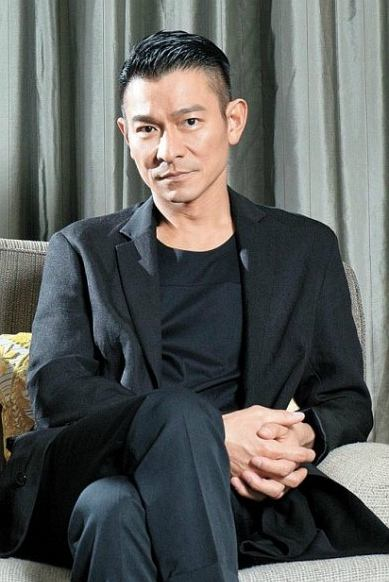
#> input picture liudehua.jpg, 389 x 582 px
$ python chapter2.py
#> lines starting #> are read from the running program, lines starting #| are printed output that depends on the picture; after the words box and inside, x2 and y2 are one past the last pixel; in counts of white or black regions, pixels touching at a corner belong together
import cv2
import numpy as np
img = cv2.imread("liudehua.jpg")
#> img is the input picture: shape (582, 389, 3); mean B, G, R 91.6, 93.5, 91
#转灰度图
imgGray = cv2.cvtColor(img,cv2.COLOR_BGR2GRAY)
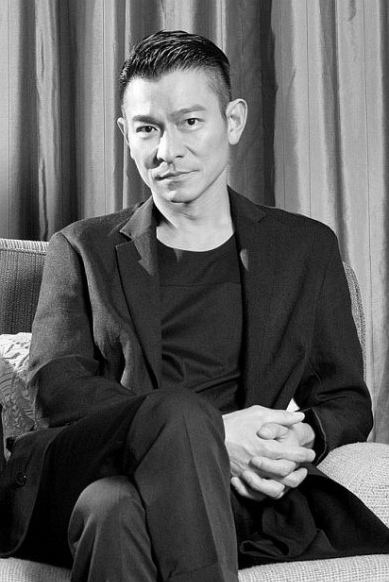
#> imgGray: shape (582, 389); min 0, max 255, mean 92.5

#二值化图
ret, imgBinary = cv2.threshold(imgGray,127,255,cv2.THRESH_BINARY)
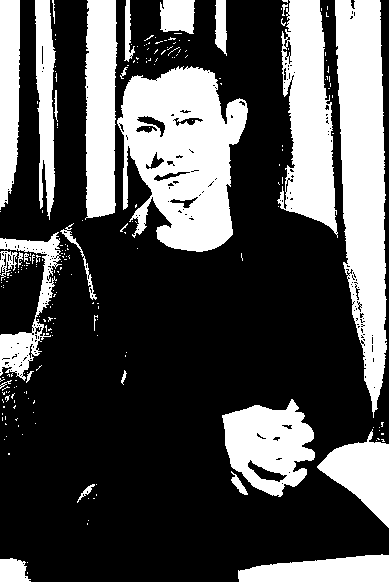
#> imgBinary: shape (582, 389); 31.8% white; 230 white regions (202 under 20 px), largest, box (x1, y1, x2, y2) and area: (117, 66, 248, 252) 15885, (335, 0, 387, 418) 14846, (277, 0, 338, 238) 8980
# 高斯模糊
kernel = np.ones((5,5),np.uint8)
Blur = cv2.GaussianBlur(imgGray,(5,5),1)
# 边缘检测
imgCanny = cv2.Canny(imgGray,127,255)
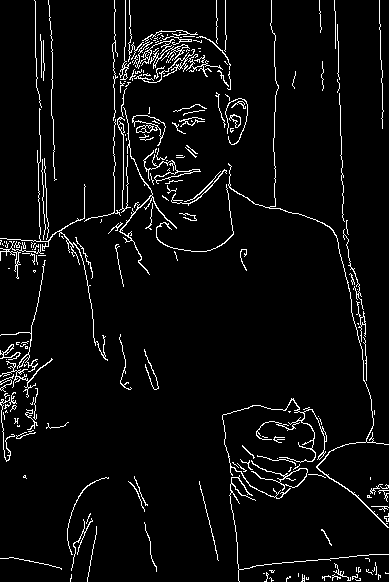
#> imgCanny: shape (582, 389); 4.7% white in thin lines or dots

# 膨胀 dialation
imgDilation = cv2.dilate(imgCanny,kernel)
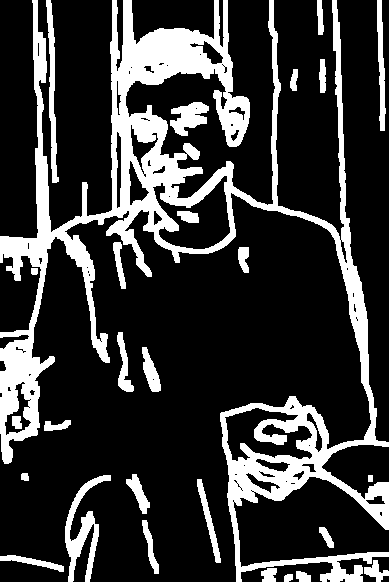
#> imgDilation: shape (582, 389); 21.6% white; 27 white regions, largest, box (x1, y1, x2, y2) and area: (0, 0, 389, 582) 39931, (65, 475, 111, 582) 1543, (46, 0, 59, 183) 990

# 腐蚀 errsion
imgErode = cv2.erode(imgDilation,kernel)
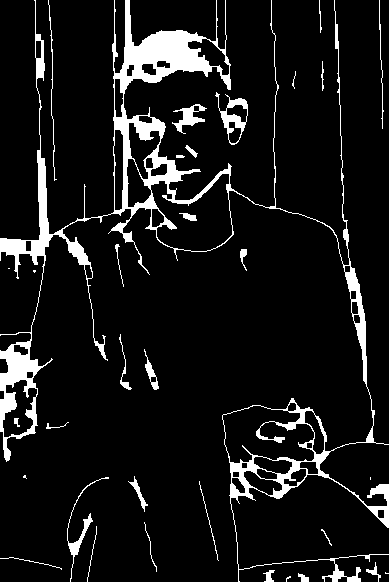
#> imgErode: shape (582, 389); 9% white; 33 white regions (6 under 20 px), largest, box (x1, y1, x2, y2) and area: (0, 0, 389, 582) 17362, (215, 92, 248, 145) 532, (67, 477, 109, 582) 387

# 截取 crop
print(imgGray.shape)
#| (582, 389)
imgCrop = imgGray[200:500,100:300]
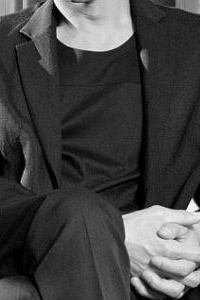
#> imgCrop: shape (300, 200); min 0, max 254, mean 67.7

cv2.imshow("origin",img)
cv2.imshow("gary",imgGray)
cv2.imshow("binary",imgBinary)
cv2.imshow("blur",Blur)
cv2.imshow("Canny",imgCanny)
cv2.imshow("Dilation",imgDilation)
cv2.imshow(
    "Errosion",imgErode
)
cv2.imshow("Crop",imgCrop)
cv2.waitKeyEx(0)

$ run again, with page.jpg copied over liudehua.jpg
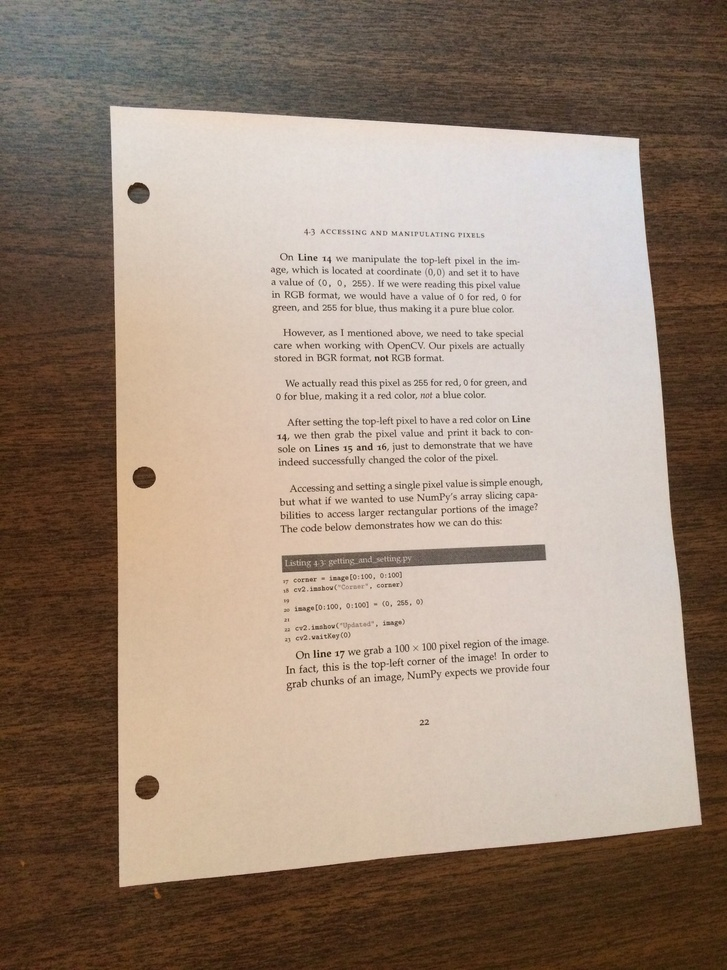
#> input picture page.jpg, 727 x 970 px, shrunk from 2448 x 3264 before the run
#> img is the input picture: shape (970, 727, 3); mean B, G, R 123.6, 138.7, 156.7
#> `ret, imgBinary = cv2.threshold(imgGray,127,255,cv2.THRESH_BINARY)`:
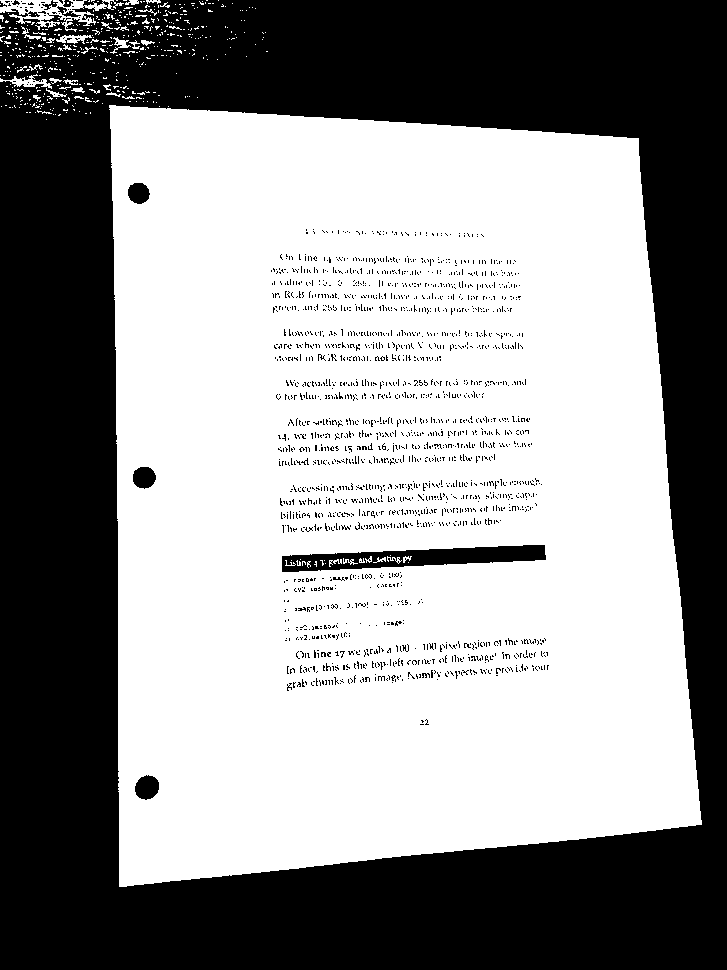
#> imgBinary: shape (970, 727); 56.5% white; 1916 black regions (1902 under 20 px), largest, box (x1, y1, x2, y2) and area: (0, 0, 727, 970) 293158, (282, 545, 546, 572) 3852, (135, 775, 159, 800) 455
#> imgCanny: shape (970, 727); 2.9% white in thin lines or dots, all inside (x1, y1, x2, y2) = (22, 66, 702, 899)
#> imgDilation: shape (970, 727); 12.1% white; 22 white regions, largest, box (x1, y1, x2, y2) and area: (107, 103, 704, 901) 13825, (268, 250, 523, 318) 13573, (277, 475, 545, 535) 11407
#> imgErode: shape (970, 727); 6.2% white; 23 white regions (2 under 20 px), largest, box (x1, y1, x2, y2) and area: (270, 252, 521, 316) 8169, (279, 477, 543, 533) 6975, (278, 415, 533, 467) 6588
#| (970, 727)
#> `imgCrop = imgGray[200:500,100:300]`:
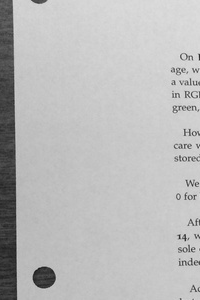
#> imgCrop: shape (300, 200); min 23, max 236, mean 187.1
